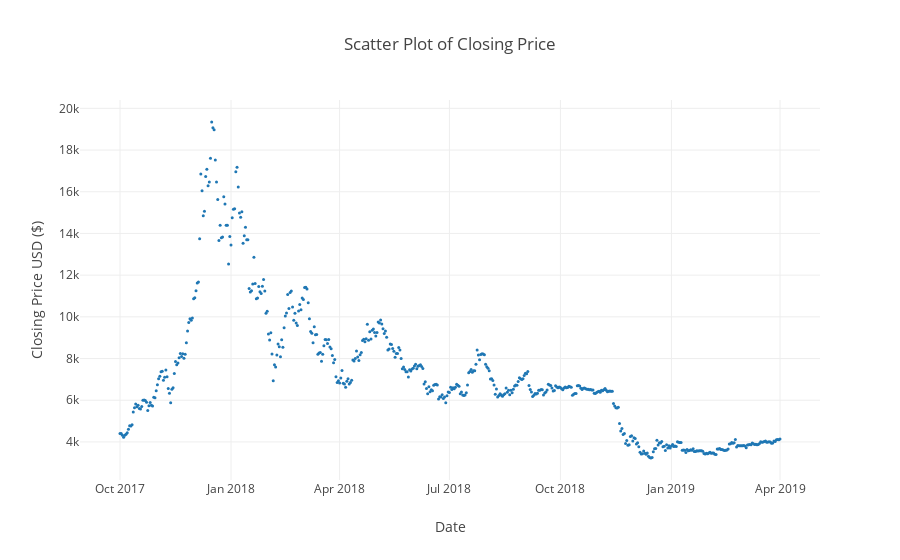

Notebook code for this chart:
### Markdown cell above
# LSTM

### Code cell
# fig = px.line(time_outside_nat, x='date', y='Avg Time Away', title='Change in Time Outside Home')
# fig.update_xaxes(title_text='Date', nticks=16)
# fig.update_yaxes(title_text='Time Outside Home')
# fig.update_layout(plot_bgcolor='white')
# fig.show()

data_demo = data.loc['10-01-2017':'04-01-2019', :]#[(data.index > '01-01-2017') & (data.index < '01-01-2019')]

fig = px.scatter(data_demo, x=data_demo.index, y=data_demo.Close, title='Scatter Plot of Closing Price', template='none')
fig.update_yaxes(title_text='Closing Price USD ($)')
fig.update_traces(marker=dict(size=3))
fig.show()

### Figure 1 — Plotly figure (JSON) as saved in the notebook; plotly's stock layout.template omitted (floating-point values rounded to 4 significant figures; data arrays with more than 128 entries replaced by an {"elided": "..."} marker saying what was removed)
{"data": [{"hovertemplate": "Date=%{x}<br>Close=%{y}<extra></extra>", "legendgroup": "", "marker": {"color": "#1F77B4", "size": 3, "symbol": "circle"}, "mode": "markers", "name": "", "orientation": "v", "showlegend": false, "type": "scatter", "x": {"elided": "548 str values"}, "xaxis": "x", "y": {"elided": "548 float values"}, "yaxis": "y"}], "layout": {"autosize": true, "legend": {"tracegroupgap": 0}, "title": {"text": "Scatter Plot of Closing Price"}, "xaxis": {"anchor": "y", "autorange": true, "domain": [0, 1], "range": ["2017-08-29 15:31:17.9573", "2019-05-03 08:28:42.0427"], "title": {"text": "Date"}, "type": "date"}, "yaxis": {"anchor": "x", "autorange": true, "domain": [0, 1], "range": [2107.0, 20470.0], "title": {"text": "Closing Price USD ($)"}, "type": "linear"}}}
